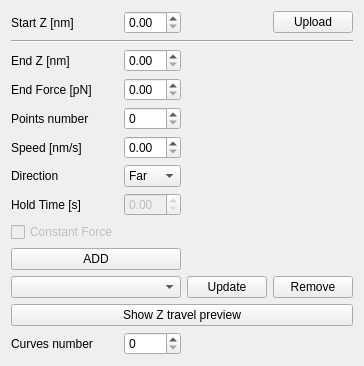
       <widget class="QWidget" name="custFvsdTab">
        <property name="enabled">
         <bool>true</bool>
        </property>
        <attribute name="title">
         <string>Custom FvsD</string>
        </attribute>
        <layout class="QGridLayout" name="gridLayout_8">
         <item row="0" column="1">
          <widget class="QDoubleSpinBox" name="startZcNumDbl"/>
         </item>
         <item row="2" column="1">
          <widget class="QDoubleSpinBox" name="endZcNumDbl"/>
         </item>
         <item row="1" column="0" colspan="4">
          <widget class="Line" name="line_9">
           <property name="orientation">
            <enum>Qt::Horizontal</enum>
           </property>
          </widget>
         </item>
         <item row="6" column="0">
          <widget class="QLabel" name="label_34">
           <property name="text">
            <string>Direction</string>
           </property>
          </widget>
         </item>
         <item row="2" column="0">
          <widget class="QLabel" name="label_30">
           <property name="text">
            <string>End Z [nm]</string>
           </property>
          </widget>
         </item>
         <item row="10" column="0" colspan="2">
          <widget class="QComboBox" name="segCmbBox"/>
         </item>
         <item row="6" column="1">
          <widget class="QComboBox" name="dircCmbBox">
           <item>
            <property name="text">
             <string>Far</string>
            </property>
           </item>
           <item>
            <property name="text">
             <string>Near</string>
            </property>
           </item>
           <item>
            <property name="text">
             <string>Hold</string>
            </property>
           </item>
          </widget>
         </item>
         <item row="0" column="0">
          <widget class="QLabel" name="label_29">
           <property name="text">
            <string>Start Z [nm]</string>
           </property>
          </widget>
         </item>
         <item row="10" column="3">
          <widget class="QPushButton" name="removeSegBtn">
           <property name="text">
            <string>Remove</string>
           </property>
          </widget>
         </item>
         <item row="4" column="0">
          <widget class="QLabel" name="label_33">
           <property name="text">
            <string>Points number</string>
           </property>
          </widget>
         </item>
         <item row="3" column="1">
          <widget class="QDoubleSpinBox" name="endFcNumDbl"/>
         </item>
         <item row="3" column="0">
          <widget class="QLabel" name="label_31">
           <property name="text">
            <string>End Force [pN]</string>
           </property>
          </widget>
         </item>
         <item row="9" column="0" colspan="2">
          <widget class="QPushButton" name="addSegBtn">
           <property name="text">
            <string>ADD</string>
           </property>
          </widget>
         </item>
         <item row="7" column="1">
          <widget class="QDoubleSpinBox" name="holdTimecNumDbl">
           <property name="enabled">
            <bool>false</bool>
           </property>
          </widget>
         </item>
         <item row="7" column="0">
          <widget class="QLabel" name="label_35">
           <property name="text">
            <string>Hold Time [s]</string>
           </property>
          </widget>
         </item>
         <item row="0" column="3">
          <widget class="QPushButton" name="uploadStartZcBtn">
           <property name="text">
            <string>Upload</string>
           </property>
          </widget>
         </item>
         <item row="12" column="0">
          <widget class="QLabel" name="label_45">
           <property name="text">
            <string>Curves number</string>
           </property>
          </widget>
         </item>
         <item row="12" column="1">
          <widget class="QSpinBox" name="curveNumcNum"/>
         </item>
         <item row="4" column="1">
          <widget class="QSpinBox" name="ptNumcNum"/>
         </item>
         <item row="11" column="0" colspan="4">
          <widget class="QPushButton" name="shoZTravelBtn">
           <property name="text">
            <string>Show Z travel preview</string>
           </property>
          </widget>
         </item>
         <item row="8" column="0">
          <widget class="QCheckBox" name="constForcecCkBox">
           <property name="enabled">
            <bool>false</bool>
           </property>
           <property name="text">
            <string>Constant Force</string>
           </property>
          </widget>
         </item>
         <item row="5" column="0">
          <widget class="QLabel" name="label_46">
           <property name="text">
            <string>Speed [nm/s]</string>
           </property>
          </widget>
         </item>
         <item row="5" column="1">
          <widget class="QDoubleSpinBox" name="speedcNumDbl">
           <property name="enabled">
            <bool>true</bool>
           </property>
          </widget>
         </item>
         <item row="10" column="2">
          <widget class="QPushButton" name="updateSegBtn">
           <property name="text">
            <string>Update</string>
           </property>
          </widget>
         </item>
        </layout>
       </widget>
